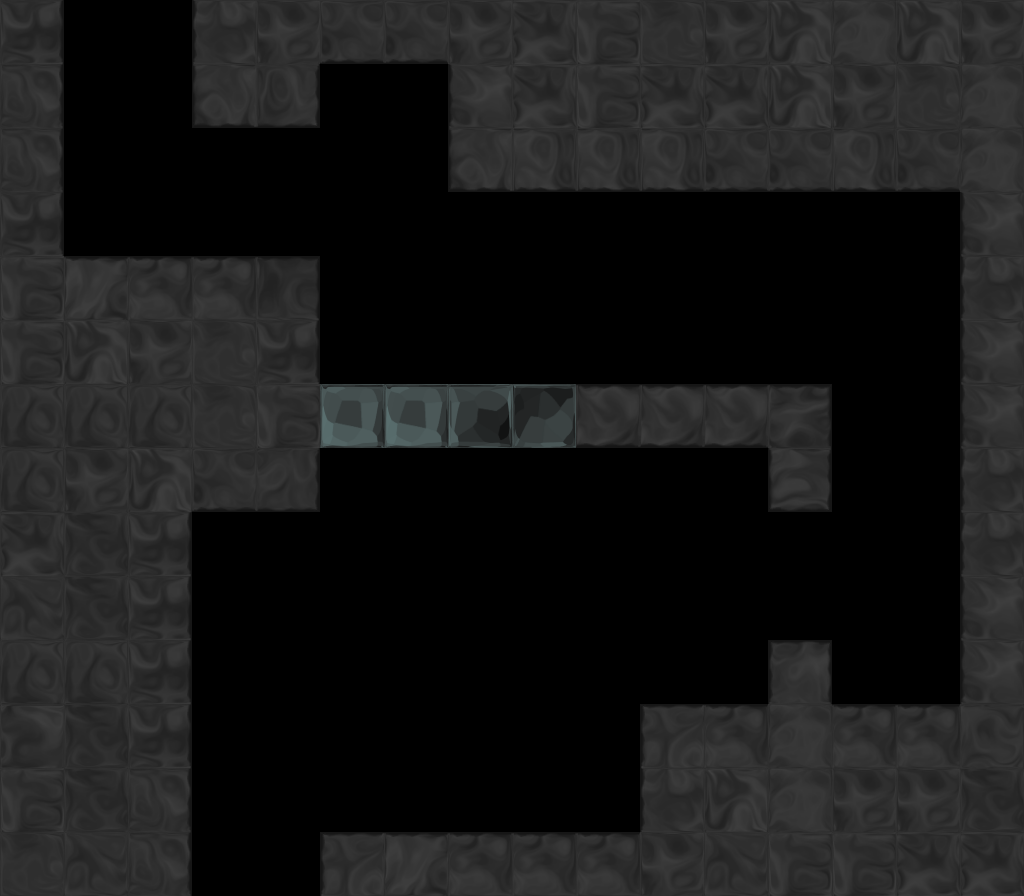

A level layout from a 2D game, rendered from its tile map. Below: a short description, then the map file with its tile-grid data intact:
An orthogonal 16x14 tile map with 64x64 px tiles, 1 tile layer (tile), 1 hidden layer not drawn, 6 tilesets and 8 objects (2x Spring, 2x Exit, DoorBlue, OrbBlue, ShooterBlue, ...).

<map version="1.0" orientation="orthogonal" width="16" height="14" tilewidth="64" tileheight="64">
 <properties>
  <property name="bg" value="bg2" />
  <property name="bgParallaxX" value=".6" />
  <property name="bgParallaxY" value=".6" />
  <property name="music" value="level_blue" />
 </properties>
 <tileset firstgid="1" source="tiles/black_tiles.tsx" />
 <tileset firstgid="50" source="tiles/white_tiles.tsx" />
 <tileset firstgid="99" source="tiles/mixed_tiles.tsx" />
 <tileset firstgid="211" source="tiles/glass_tiles.tsx" />
 <tileset firstgid="260" source="tiles/black_indestructable.tsx" />
 <tileset firstgid="310" source="tiles/sand_tiles.tsx" />
 <layer name="backTile" width="16" height="14" visible="0">
  <data encoding="csv">
0,0,0,0,0,0,0,0,0,0,0,0,0,0,0,0,
0,0,0,0,0,0,0,0,0,0,0,0,0,0,0,0,
0,0,0,0,0,0,0,0,0,0,0,0,0,0,0,0,
0,0,0,0,0,0,0,0,0,0,0,0,0,0,0,0,
0,0,0,0,0,0,0,0,0,0,0,0,0,0,0,0,
0,0,0,0,0,0,0,0,0,0,0,0,0,0,0,0,
0,0,0,0,0,0,0,0,0,0,0,0,0,0,0,0,
0,0,0,0,0,0,0,0,0,0,0,0,0,0,0,0,
0,0,0,0,0,0,0,0,0,0,0,0,0,0,0,0,
0,0,0,0,0,0,0,0,0,0,0,0,0,0,0,0,
0,0,0,0,0,0,0,0,0,0,0,0,0,0,0,0,
0,0,0,0,0,0,0,0,0,0,0,0,0,0,0,0,
0,0,0,0,0,0,0,0,0,0,0,0,0,0,0,0,
0,0,0,0,0,0,0,0,0,0,0,0,0,0,0,0
</data>
 </layer>
 <objectgroup name="obj" width="16" height="14">
  <object type="DoorBlue" x="224" y="128" width="64" height="128" />
  <object type="OrbBlue" x="352" y="96" width="64" height="64" />
  <object type="ShooterBlue" x="768" y="468">
   <polyline points="0,0 -251,131" />
  </object>
  <object type="Spring" x="832" y="640" width="128" height="64" />
  <object type="RoplateBlue" x="464" y="537">
   <polygon points="0,0 21,125 -15,75" />
  </object>
  <object type="Spring" x="64" y="192" width="128" height="64" />
 </objectgroup>
 <layer name="tile" width="16" height="14">
  <data encoding="csv">
26,0,0,23,5,31,31,5,3,2,7,5,1,6,1,5,
25,0,0,37,39,0,0,22,3,2,3,3,1,5,7,6,
25,0,0,0,0,0,0,37,38,38,38,31,31,38,31,6,
26,0,0,0,0,0,0,0,0,0,0,0,0,0,0,22,
2,10,17,17,18,0,0,0,0,0,0,0,0,0,0,23,
2,1,5,7,26,0,0,0,0,0,0,0,0,0,0,22,
28,28,28,7,2,211,211,212,221,45,45,45,11,0,0,22,
28,5,1,31,32,0,0,0,0,0,0,0,47,0,0,23,
3,35,26,0,0,0,0,0,0,0,0,0,0,0,0,23,
14,35,26,0,0,0,0,0,0,0,0,0,0,0,0,22,
28,28,26,0,0,0,0,0,0,0,0,0,33,0,0,22,
49,35,26,0,0,0,0,0,0,0,16,17,6,17,17,21,
2,35,25,0,0,0,0,0,0,0,23,1,6,5,5,35,
7,14,25,0,0,16,10,17,17,17,5,14,2,2,3,3
</data>
 </layer>
 <objectgroup name="front" width="16" height="14">
  <object type="Exit" x="192" y="832" width="128" height="64">
   <properties>
    <property name="mapTo" value="split" />
   </properties>
  </object>
  <object type="Exit" x="64" y="0" width="128" height="64">
   <properties>
    <property name="mapTo" value="roplate2" />
    <property name="right" value="true" />
    <property name="springJump" value="true" />
   </properties>
  </object>
 </objectgroup>
</map>
